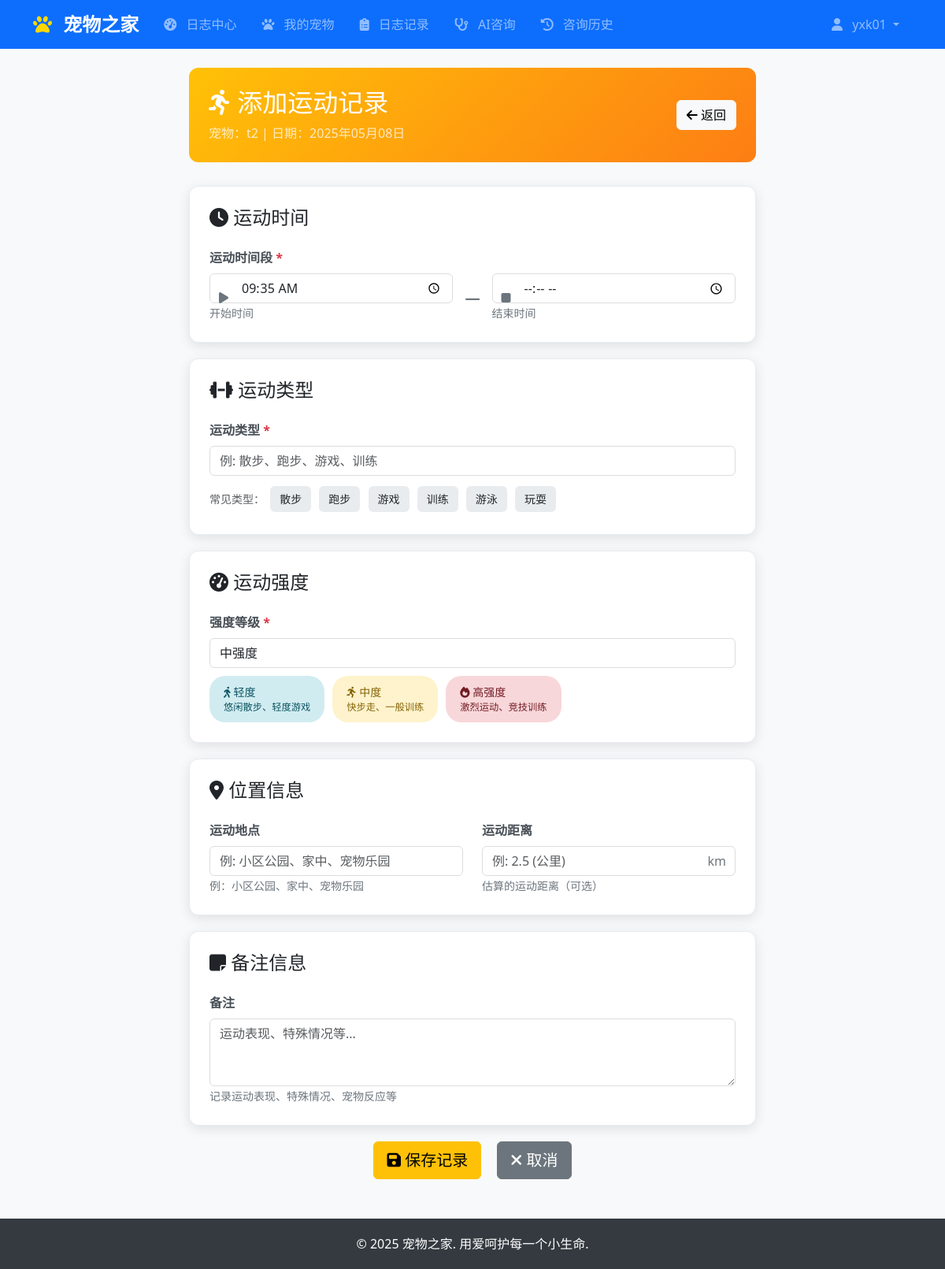
The page /logs/76/exercise/create/ (signed in) on the database its author committed.
### accounts/models.py (models this page shows, shortened)
class CustomUser(AbstractUser):
    phone = models.CharField(max_length=15, blank=True, verbose_name='手机号码')
    profile_picture = models.ImageField(upload_to='profile_pics/', blank=True, verbose_name='头像')
    bio = models.TextField(max_length=500, blank=True, verbose_name='个人简介')
    birth_date = models.DateField(null=True, blank=True, verbose_name='生日')
    location = models.CharField(max_length=100, blank=True, verbose_name='所在地')
    settings_updated_at = models.DateTimeField(auto_now=True, verbose_name='设置更新时间')
    class Meta:
        verbose_name = '用户'
        verbose_name_plural = '用户'

### logs/models.py (models this page shows, shortened)
class PetLog(TimeStampedModel, SoftDeleteModel):
    objects = PetLogManager()
    pet = models.ForeignKey(
        Pet,
        on_delete=models.CASCADE,
        verbose_name="宠物",
        related_name="logs"
    )
    date = models.DateField(
        verbose_name="记录日期",
        help_text="记录的日期，每个宠物每天只能有一条记录"
    )
    weight = models.FloatField(
        null=True,
        blank=True,
        verbose_name="体重（公斤）",
        validators=[MinValueValidator(0.1), MaxValueValidator(500.0)],
        help_text="宠物当日体重，单位：公斤"
    )
    length = models.FloatField(
        null=True,
        blank=True,
        verbose_name="身长（厘米）",
        validators=[MinValueValidator(1.0), MaxValueValidator(500.0)],
        help_text="从鼻尖到尾尖的长度，单位：厘米"
    )
    age_at_record = models.IntegerField(
        null=True,
        blank=True,
        verbose_name="记录时年龄（天）",
        validators=[MinValueValidator(0)],
        help_text="记录时宠物的实际年龄，单位：天"
    )
    temperature = models.FloatField(
        null=True,
        blank=True,
        verbose_name="体温（摄氏度）",
        validators=[MinValueValidator(30.0), MaxValueValidator(45.0)],
        help_text="体温，正常范围因宠物类型而异"
    )
    food_intake = models.FloatField(
        null=True,
        blank=True,
        verbose_name="食物摄入量（克）",
        validators=[MinValueValidator(0.0)],
        help_text="当日总食物摄入量，包括主粮和零食"
    )
    water_intake = models.FloatField(
        null=True,
        blank=True,
        verbose_name="饮水量（毫升）",
        validators=[MinValueValidator(0.0)],
        help_text="当日总饮水量"
    )
    appetite = models.CharField(
        max_length=20,
        choices=LogChoices.APPETITE_CHOICES,
        blank=True,
        verbose_name="食欲状况"
    )
    mood = models.CharField(
        max_length=20,
        choices=LogChoices.MOOD_CHOICES,
        blank=True,
        verbose_name="心情状态"
    )
    activity_level = models.CharField(
        max_length=20,
        choices=LogChoices.ACTIVITY_LEVEL_CHOICES,
        blank=True,
        verbose_name="活跃程度"
    )
    daily_events = models.TextField(
        blank=True,
        verbose_name="当日事件",
        help_text="记录当日发生的特殊事件、行为变化、就医情况等"
    )
    notes = models.TextField(
        blank=True,
        verbose_name="备注",
        help_text="其他需要记录的信息"
    )
    photos = models.JSONField(
        default=list,
        blank=True,
        verbose_name="照片列表",
        help_text="当日拍摄的照片文件路径列表"
    )
    class Meta:
        verbose_name = "宠物日志"
        verbose_name_plural = "宠物日志"
        ordering = ['-date', '-created_at']
        unique_together = [['pet', 'date']]
        indexes = [
            models.Index(fields=['pet', '-date']),
            models.Index(fields=['date']),
            models.Index(fields=['pet', 'weight']),
        ]

### pets/models.py (models this page shows, shortened)
class Pet(TimeStampedModel, SoftDeleteModel):
    owner = models.ForeignKey(
        settings.AUTH_USER_MODEL,
        on_delete=models.CASCADE,
        verbose_name="主人",
        related_name="pets"
    )
    name = models.CharField(
        max_length=50,
        verbose_name="宠物姓名"
    )
    pet_type = models.CharField(
        max_length=20,
        choices=PetChoices.PET_TYPES,
        verbose_name="宠物类型"
    )
    breed = models.ForeignKey(
        Breed,
        on_delete=models.SET_NULL,
        null=True,
        blank=True,
        verbose_name="品种",
        help_text="如果没有对应品种，可以留空"
    )
    custom_breed = models.CharField(
        max_length=100,
        blank=True,
        verbose_name="自定义品种",
        help_text="当品种列表中没有对应品种时填写"
    )
    birth_date = models.DateField(
        null=True,
        blank=True,
        verbose_name="出生日期"
    )
    gender = models.CharField(
        max_length=10,
        choices=PetChoices.GENDER_CHOICES,
        default='unknown',
        verbose_name="性别"
    )
    is_neutered = models.CharField(
        max_length=10,
        choices=PetChoices.NEUTERED_CHOICES,
        default='unknown',
        verbose_name="绝育状态"
    )
    weight = models.FloatField(
        null=True,
        blank=True,
        verbose_name="体重（公斤）",
        validators=[MinValueValidator(0.1)],
        help_text="当前体重，单位为公斤"
    )
    microchip_number = models.CharField(
        max_length=50,
        blank=True,
        verbose_name="芯片号码",
        help_text="宠物植入的微芯片编号"
    )
    photo = models.ImageField(
        upload_to='pets/photos/',
        blank=True,
        verbose_name="宠物照片"
    )
    medical_notes = models.TextField(
        blank=True,
        verbose_name="医疗备注",
        help_text="特殊疾病、过敏史、用药记录等重要医疗信息"
    )
    personality_notes = models.TextField(
        blank=True,
        verbose_name="性格备注",
        help_text="宠物的性格特征、习惯、喜好等"
    )
    is_active = models.BooleanField(
        default=True,
        verbose_name="是否活跃",
        help_text="宠物是否还在主人身边（未走失、未去世等）"
    )
    class Meta:
        verbose_name = "宠物档案"
        verbose_name_plural = "宠物档案"
        ordering = ['-created_at']
        indexes = [
            models.Index(fields=['owner', '-created_at']),
            models.Index(fields=['pet_type']),
            models.Index(fields=['is_active']),
        ]

### logs/views.py (the view, shortened to what this page needs)
# urls.py: path('<int:log_id>/exercise/create/', views.ExerciseLogCreateView.as_view(), name='exercise_log_create'),
class ExerciseLogCreateView(LoginRequiredMixin, CreateView):
    model = ExerciseLog
    form_class = ExerciseLogForm
    template_name = 'logs/exercise_log_form.html'
    def dispatch(self, request, *args, **kwargs):
        self.pet_log = get_object_or_404(PetLog, id=kwargs['log_id'], pet__owner=request.user)
        return super().dispatch(request, *args, **kwargs)
    def get_context_data(self, **kwargs):
        context = super().get_context_data(**kwargs)
        context['pet_log'] = self.pet_log
        context['log_type'] = '运动记录'
        return context

### logs/templates/logs/exercise_log_form.html (shortened to what this page needs)
{% extends 'base.html' %}
{% load static %}
{% block content %}
<div class="container">
    <div class="row">
        <div class="col-md-8 offset-md-2">
            <div class="form-header">
                <div class="d-flex justify-content-between align-items-center">
                    <div>
                        <h2 class="mb-2">
                            <i class="fas fa-running"></i>
                            {% if object %}编辑运动记录{% else %}添加运动记录{% endif %}
                        </h2>
                        <p class="mb-0 opacity-75">
                            宠物：{{ pet_log.pet.name }} | 日期：{{ pet_log.date|date:"Y年m月d日" }}
                        </p>
                    </div>
                    <a href="{% url 'logs:detailed_log_center' pet_log.id %}" class="btn btn-light">
                        <i class="fas fa-arrow-left"></i> 返回
                    </a>
                </div>
            </div>
            <form method="post" id="exerciseForm">
                <div class="form-section">
                    <h4 class="mb-4"><i class="fas fa-clock"></i> 运动时间</h4>
                    <div class="form-group">
                        <label class="required-field">运动时间段</label>
                        <div class="time-range-group">
                            <div class="time-input-wrapper">
                                <i class="fas fa-play input-icon"></i>
                                {{ form.start_time }}
                                <small class="help-text">开始时间</small>
                            </div>
                            <div class="time-separator">—</div>
                            <div class="time-input-wrapper">
                                <i class="fas fa-stop input-icon"></i>
                                {{ form.end_time }}
                                <small class="help-text">结束时间</small>
                            </div>
                        </div>
                    </div>
                </div>
                <div class="form-section">
                    <h4 class="mb-4"><i class="fas fa-dumbbell"></i> 运动类型</h4>
                    <div class="form-group">
                        <label for="{{ form.exercise_type.id_for_label }}" class="required-field">运动类型</label>
                        {{ form.exercise_type }}
                        <div class="exercise-suggestions">
                            <small class="text-muted">常见类型：</small>
                            <span class="exercise-tag" onclick="fillExerciseType('散步')">散步</span>
                            <span class="exercise-tag" onclick="fillExerciseType('跑步')">跑步</span>
                            <span class="exercise-tag" onclick="fillExerciseType('游戏')">游戏</span>
                            <span class="exercise-tag" onclick="fillExerciseType('训练')">训练</span>
                            <span class="exercise-tag" onclick="fillExerciseType('游泳')">游泳</span>
                            <span class="exercise-tag" onclick="fillExerciseType('玩耍')">玩耍</span>
                        </div>
                    </div>
                </div>
                <div class="form-section">
                    <h4 class="mb-4"><i class="fas fa-tachometer-alt"></i> 运动强度</h4>
                    <div class="form-group">
                        <label for="{{ form.intensity.id_for_label }}" class="required-field">强度等级</label>
                        {{ form.intensity }}
                        <div class="intensity-badges">
                            <div class="intensity-badge low" data-intensity="low">
                                <i class="fas fa-walking"></i> 轻度
                                <small class="d-block">悠闲散步、轻度游戏</small>
                            </div>
                            <div class="intensity-badge moderate" data-intensity="moderate">
                                <i class="fas fa-running"></i> 中度
                                <small class="d-block">快步走、一般训练</small>
                            </div>
                            <div class="intensity-badge high" data-intensity="high">
                                <i class="fas fa-fire"></i> 高强度
                                <small class="d-block">激烈运动、竞技训练</small>
                            </div>
                        </div>
                    </div>
                </div>
                <div class="form-section">
                    <h4 class="mb-4"><i class="fas fa-map-marker-alt"></i> 位置信息</h4>
                    <div class="row">
                        <div class="col-md-6">
                            <div class="form-group">
                                <label for="{{ form.location.id_for_label }}">运动地点</label>
                                {{ form.location }}
                                <small class="help-text">例：小区公园、家中、宠物乐园</small>
                            </div>
                        </div>
                        <div class="col-md-6">
                            <div class="form-group">
                                <label for="{{ form.distance.id_for_label }}">运动距离</label>
                                <div class="distance-input-group">
                                    {{ form.distance }}
                                </div>
                                <small class="help-text">估算的运动距离（可选）</small>
                            </div>
                        </div>
                    </div>
                </div>
                <div class="form-section">
                    <h4 class="mb-4"><i class="fas fa-sticky-note"></i> 备注信息</h4>
                    <div class="form-group">
                        <label for="{{ form.notes.id_for_label }}">备注</label>
                        {{ form.notes }}
                        <small class="help-text">记录运动表现、特殊情况、宠物反应等</small>
                    </div>
                </div>
                <div class="text-center">
                    <button type="submit" class="btn btn-warning btn-lg me-3">
                        <i class="fas fa-save"></i>
                        {% if object %}更新记录{% else %}保存记录{% endif %}
                    </button>
                    <a href="{% url 'logs:detailed_log_center' pet_log.id %}" class="btn btn-secondary btn-lg">
                        <i class="fas fa-times"></i> 取消
                    </a>
                </div>
            </form>
        </div>
    </div>
</div>
{% endblock %}

### templates/base.html (shortened to what this page needs)
<!DOCTYPE html>
<html lang="zh-CN">
<head>
    <link href="https://cdn.jsdelivr.net/npm/bootstrap@5.3.0/dist/css/bootstrap.min.css" rel="stylesheet">
    <link rel="stylesheet" href="https://cdnjs.cloudflare.com/ajax/libs/font-awesome/6.4.0/css/all.min.css">
</head>
<body>
    <nav class="navbar navbar-expand-lg navbar-dark bg-primary">
        <div class="container">
            <a class="navbar-brand" href="{% url 'home' %}">
                <i class="fas fa-paw"></i> 宠物之家
            </a>
                        <div class="collapse navbar-collapse" id="navbarNav">
                <ul class="navbar-nav me-auto">{% if user.is_authenticated %}
                        <li class="nav-item">
                            <a class="nav-link" href="{% url 'logs:logs_center' %}">
                                <i class="fas fa-tachometer-alt"></i> 日志中心
                            </a>
                        </li>
                        <li class="nav-item">
                            <a class="nav-link" href="{% url 'pets:pet_list' %}">
                                <i class="fas fa-paw"></i> 我的宠物
                            </a>
                        </li>
                        <li class="nav-item">
                            <a class="nav-link" href="{% url 'logs:log_list' %}">
                                <i class="fas fa-clipboard-list"></i> 日志记录
                            </a>
                        </li>                        <li class="nav-item">
                            <a class="nav-link" href="{% url 'accounts:dashboard' %}">
                                <i class="fas fa-stethoscope"></i> AI咨询
                            </a>
                        </li>
                        <li class="nav-item">
                            <a class="nav-link" href="{% url 'consultations:consultation_history' %}">
                                <i class="fas fa-history"></i> 咨询历史
                            </a>
                        </li>{% endif %}
                </ul>
                <ul class="navbar-nav">
                    {% if user.is_authenticated %}
                        <li class="nav-item dropdown">
                            <a class="nav-link dropdown-toggle" href="#" role="button" data-bs-toggle="dropdown" aria-expanded="false">
                                <i class="fas fa-user"></i> {{ user.username }}
                            </a>
                        </li>
                    {% endif %}
                </ul>
            </div>
        </div>
    </nav>
    <main class="container mt-4">
        {% block content %}{% endblock %}
    </main>
    <footer class="footer">
        <div class="container text-center">
            <p class="mb-0">&copy; 2025 宠物之家. 用爱呵护每一个小生命.</p>
        </div>
    </footer>
</body>
</html>

### rows shown on the page
CustomUser: username "yxk01"
PetLog: pet.name "t2", date "2025年05月08日"
